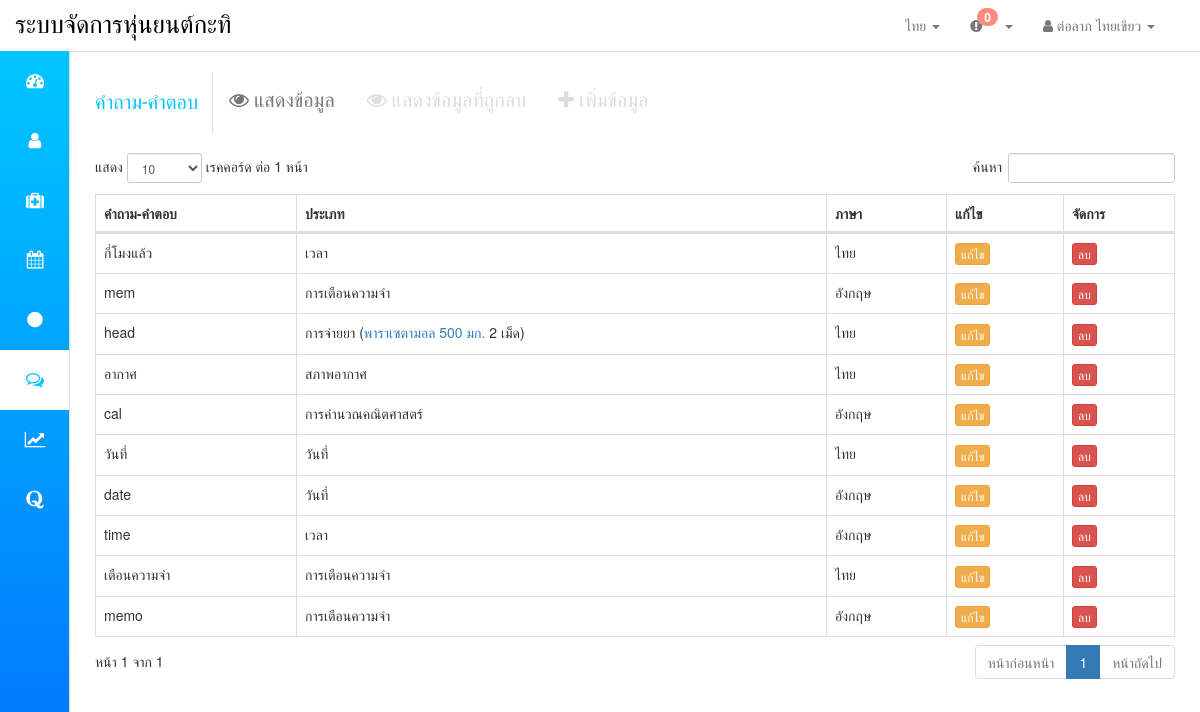
Page /display_conversation.php (signed in) on the committed database.
### tables this page shows
CREATE TABLE `conversation` (
  `Conversation_id` int(11) NOT NULL,
  `Conversation_quiz` varchar(200) NOT NULL,
  `Conversation_type` enum('date','time','pill_dispenser','weather','calculator','memo') NOT NULL,
  `Conversation_language` enum('thai','english') NOT NULL,
  `Pill_id` int(11) NOT NULL,
  `Conversation_visiblestatus` tinyint(1) NOT NULL
);

CREATE TABLE `pill` (
  `Pill_id` int(11) NOT NULL,
  `Pill_commonname_thai` varchar(100) NOT NULL,
  `Pill_commonname_english` varchar(100) NOT NULL,
  `Pill_brandname_thai` varchar(100) NOT NULL,
  `Pill_brandname_english` varchar(100) NOT NULL,
  `Pill_properties_thai` varchar(200) NOT NULL,
  `Pill_properties_english` varchar(100) NOT NULL,
  `Pill_duration` enum('painorfever','beforebreakfast','beforelunch','beforedinner') NOT NULL,
  `Pill_dispenseramount` int(1) NOT NULL,
  `Pill_left` int(2) NOT NULL,
  `Pill_expiry_date` date NOT NULL,
  `Pill_visiblestatus` tinyint(1) NOT NULL
);

### lang/th.php (called while the page is built, shortened)
<?php
	$strEtclanglabel="thai";
	$strConversation = "คำถาม-คำตอบ";
	$strPillunit = "เม็ด";
	$strSubmenudisplayinformation = "แสดงข้อมูล";
	$strSubmenudisplaydeleteinformation = "แสดงข้อมูลที่ถูกลบ";
	$strSubmenuinsertinfomation = "เพิ่มข้อมูล";
	$strFaqquestionlabel = "คำถาม-คำตอบ";
	$strFaqtypelabel = "ประเภท";
	$strFaqlanglabel = "ภาษา";
	$strTablemanage= "จัดการ";
	$strTableeditbutton = "แก้ไข";
	$strTabledeletebutton = "ลบ";
	function unit_convert($num,$unit) {
			return $num." ".$unit;
	}
?>

### display_conversation.php (the view, shortened to what this page needs)
<!DOCTYPE html>
<html>
<head>
<link href="bootstrap/css/bootstrap.css" rel="stylesheet"/>
<link rel="stylesheet" href="font-awesome-4.7.0/css/font-awesome.min.css">
<link href="bootstrap/css/custom.css" rel="stylesheet"/>
<link rel="stylesheet" href="DataTables-1.10.15/media/css/dataTables.bootstrap.min.css" />
<link rel="stylesheet" type="text/css" href="sweetalert-master/dist/sweetalert.css">
</head>
<body>
<?php
include("connect.php");
$sql = "SELECT * FROM `conversation` WHERE Conversation_visiblestatus = '1'";
$result=$conn->query($sql);
?>
<div id="wrapper">
      <?php include("menu.php"); ?>
     <div id="page-wrapper">
       <div class="container-fluid">
       <div class="row">
       <div class="col-md-12">
      <ul class="sub_menu">
  <li class="brand"><?php echo $strConversation;?></li>
  <li><a href="#" class="display"><i class="fa fa-eye" aria-hidden="true"></i> <?php echo $strSubmenudisplayinformation;?></a></li>
   <li><a href="display_conversation_restore.php" class="display_restore"><i class="fa fa-eye" aria-hidden="true"></i> <?php echo $strSubmenudisplaydeleteinformation;?></a></li>
    <li><a href="insert_conversation_form.php" class="add"><i class="fa fa-plus" aria-hidden="true"></i> <?php echo $strSubmenuinsertinfomation;?></a></li>
</ul>
     </div>
     </div>
     <div class="row">
      <div class="col-md-12">
   <table id="conversation_data" class="table table-bordered">
    <thead>
      <tr>
        <th><?php echo $strFaqquestionlabel;?></th>
         <th><?php echo $strFaqtypelabel;?></th>
         <th><?php echo $strFaqlanglabel;?></th>
            <th><?php echo $strTableeditbutton;?></th>
          <th><?php echo $strTablemanage;?></th>
      </tr>
    </thead>
    <tbody>
    <?php while($row=$result->fetch_assoc()){
       ?>
      <tr>
        <td><?php echo $row['Conversation_quiz'];?></td>
        <td><?php
          if($row['Conversation_type']=="pill_dispenser"){
              $sql2 = "SELECT * FROM `pill` WHERE Pill_id = '".$row['Pill_id']."' LIMIT 1";
              $result2=$conn->query($sql2);
              $row2=$result2->fetch_assoc();
              $pill_name="<a href='edit_pill_form.php?pill_id=".$row2['Pill_id']."'>".$row2['Pill_commonname_'.$strEtclanglabel]."</a> ".unit_convert($row2['Pill_dispenseramount'],$strPillunit);
              echo ${"strFaqtype".$row['Conversation_type']."label"}." (".$pill_name.")";
          }
          else{
            echo ${"strFaqtype".$row['Conversation_type']."label"};
          }
        ?></td>
        <td><?php echo ${"strFaqlang".$row['Conversation_language']."label"};?></td>
<td>
<button type="button" class="btn btn-warning btn-xs" onClick="edit_conversation(<?= $row['Conversation_id'] ?>)"><?php echo $strTableeditbutton;?></button>
</td>
<td>
<button type="button" class="btn btn-danger btn-xs" onClick="hide_conversation(<?= $row['Conversation_id'] ?>)"><?php echo $strTabledeletebutton;?></button>
</td>
      </tr>
     <?php } ?>
    </tbody>
  </table>
</div>
  </div>
</div>
</div>
</div>
</body>
</html>

### rows in the picture
conversation: Conversation_quiz "กี่โมงแล้ว", Conversation_type "เวลา", Conversation_language "ไทย"
conversation: Conversation_quiz "mem", Conversation_type "การเตือนความจำ", Conversation_language "อังกฤษ"
conversation: Conversation_quiz "head", Conversation_type "การจ่ายยา", Pill.Pill_commonname_thai "พาราเซตามอล 500 มก.", Pill.Pill_dispenseramount "2 เม็ด", Conversation_language "ไทย"
conversation: Conversation_quiz "อากาศ", Conversation_type "สภาพอากาศ", Conversation_language "ไทย"
conversation: Conversation_quiz "cal", Conversation_type "การคำนวณคณิตศาสตร์", Conversation_language "อังกฤษ"
conversation: Conversation_quiz "วันที่", Conversation_type "วันที่", Conversation_language "ไทย"
conversation: Conversation_quiz "date", Conversation_type "วันที่", Conversation_language "อังกฤษ"
conversation: Conversation_quiz "time", Conversation_type "เวลา", Conversation_language "อังกฤษ"
conversation: Conversation_quiz "เตือนความจำ", Conversation_type "การเตือนความจำ", Conversation_language "ไทย"
conversation: Conversation_quiz "memo", Conversation_type "การเตือนความจำ", Conversation_language "อังกฤษ"

### other values in the picture
$strNavbarbrand "ระบบจัดการหุ่นยนต์กะทิ"
$strCurrentlang "ไทย"
$_SESSION['Member_name'] "ต่อลาภ ไทยเขียว"
$strConversation "คำถาม-คำตอบ"
$strSubmenudisplayinformation "แสดงข้อมูล"
$strSubmenudisplaydeleteinformation "แสดงข้อมูลที่ถูกลบ"
$strSubmenuinsertinfomation "เพิ่มข้อมูล"
$strFaqquestionlabel "คำถาม-คำตอบ"
$strFaqtypelabel "ประเภท"
$strFaqlanglabel "ภาษา"
$strTableeditbutton "แก้ไข"
$strTablemanage "จัดการ"
